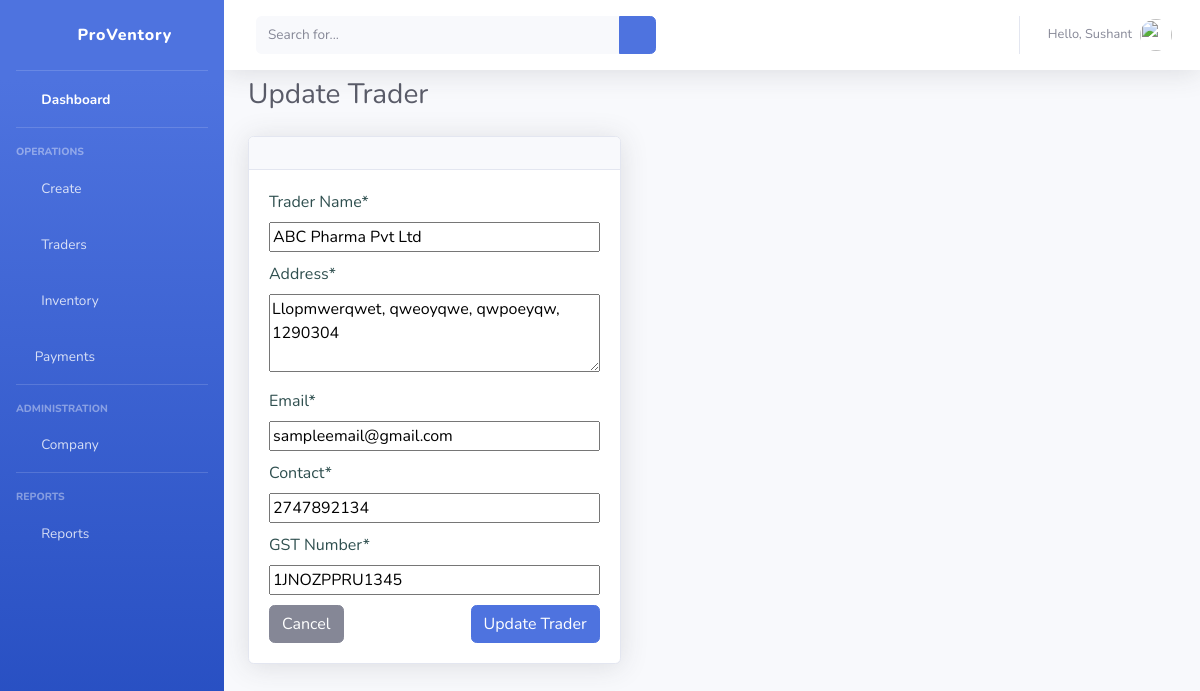
The page /trader/update/1 (signed in) on the database its author committed.
### dashboard/models.py (models this page shows, shortened)
class Trader(models.Model):
    name = models.CharField(max_length=100, null=True)
    address = models.CharField(max_length=200, null=True)
    email = models.EmailField(null=True)
    contact = models.CharField(max_length=50, null=True)
    gstin = models.CharField(max_length=20, null=True)
    date_added = models.DateField(auto_now=True)

### dashboard/views.py (the view)
# urls.py: path('trader/update/<int:pk>', views.updateTrader, name='update-trader'),
@login_required(login_url='login')
def updateTrader(request, pk):
    pageTitle = "Trader | ProVentory - IMS"
    pageHeading = "Update Trader"
    createButtonText = ""
    trader = Trader.objects.get(id=pk)
    if request.method == "POST":
        form = TraderForm(request.POST, instance=trader)
        if form.is_valid():
            form.save()
            messages.success(request, "Trader updated successfully")
            return redirect('view-trader')
        else:
            if form.errors:
                for err in form.errors:
                    messages.error(request, cleanhtml(str(form.errors[err])))
    else:
        form = TraderForm(instance=trader)
    context = {
        "title": pageTitle,
        "heading": pageHeading,
        "createButtonText": createButtonText,
        "form": form,
    }
    return render(request, "dashboard/update-trader.html", context)

### templates/dashboard/update-trader.html (shortened to what this page needs)
{% extends 'partials/base.html' %}
{% load crispy_forms_tags %}
{% block pageheading %} {{ heading }} {% endblock %}
{%block content %}
{% if user.is_authenticated and user.is_staff %}
<div class="row">
    <div class="col-md-5">
        <div class="card shadow mb-4">
            <div class="card-header py-3">
            </div>
            <div class="card-body">
                <form method="POST">
                    {{ form|crispy }}
                    <span>
                        <a href="{% url 'view-trader' %}" class="btn btn-secondary"><span class="text">Cancel</span></a>
                        <input class="btn btn-primary float-right" type="submit" value="Update Trader">
                    </span>
                </form>
            </div>
        </div>
    </div>
</div>
{% endif %}
{% endblock %}

### templates/partials/base.html (shortened to what this page needs)
<!DOCTYPE html>
<html lang="en">
{% load static %}
{% load crispy_forms_tags %}
<head>
    <link href="{% static 'dashboard/vendor/fontawesome-free/css/all.min.css' %}" rel="stylesheet" type="text/css">
    <link href="{% static 'dashboard/css/sb-admin-2.min.css' %}" rel="stylesheet">
    <link href="{% static 'dashboard/css/customstyle.css' %}" rel="stylesheet">
    <link rel="stylesheet" type="text/css" href="https://cdn.datatables.net/1.10.25/css/jquery.dataTables.css">
    <link href="https://cdnjs.cloudflare.com/ajax/libs/toastr.js/2.0.1/css/toastr.css" rel="stylesheet"/>
</head>
<body id="page-top">
<div id="wrapper">
    <ul class="navbar-nav bg-gradient-primary sidebar sidebar-dark accordion" id="accordionSidebar">
        <a class="sidebar-brand d-flex align-items-center justify-content-center" href="{% url 'index' %}">
            <div class="sidebar-brand-icon rotate-n-15">
                <i class="fas fa-boxes"></i>
            </div>
            <div class="sidebar-brand-text mx-3">ProVentory</div>
        </a>
        <hr class="sidebar-divider my-0">
        <li class="nav-item active">
            <a class="nav-link" href="{% url 'index' %}">
                <i class="fas fa-fw fa-tachometer-alt"></i>
                <span>Dashboard</span></a>
        </li>
        <hr class="sidebar-divider">
        <div class="sidebar-heading">
            Operations
        </div>
        <li class="nav-item">
            <a class="nav-link collapsed" href="#" data-toggle="collapse" data-target="#collapseOne"
               aria-expanded="true" aria-controls="collapseOne">
                <i class="fas fa-fw fa-plus-circle"></i>
                <span>Create</span>
            </a>
        </li>
        <li class="nav-item">
            <a class="nav-link collapsed" href="#" data-toggle="collapse" data-target="#collapseTwo"
               aria-expanded="true" aria-controls="collapseTwo">
                <i class="fas fa-fw fa-users"></i>
                <span>Traders</span>
            </a>
        </li>
        <li class="nav-item">
            <a class="nav-link collapsed" href="#" data-toggle="collapse" data-target="#collapseUtilities"
               aria-expanded="true" aria-controls="collapseUtilities">
                <i class="fas fa-fw fa-box"></i>
                <span>Inventory</span>
            </a>
        </li>
        <li class="nav-item">
            <a class="nav-link collapsed" href="#" data-toggle="collapse" data-target="#collapsePayments"
               aria-expanded="true" aria-controls="collapsePayments">
                <i class="far fa-money-bill-alt"></i>
                <span>Payments</span>
            </a>
        </li>
        <hr class="sidebar-divider">
        <div class="sidebar-heading">
            Administration
        </div>
        <li class="nav-item">
            <a class="nav-link collapsed" href="#" data-toggle="collapse" data-target="#collapseCompany"
               aria-expanded="true" aria-controls="collapseCompany">
                <i class="fas fa-fw fa-building"></i>
                <span>Company</span>
            </a>
        </li>
        <hr class="sidebar-divider">
        <div class="sidebar-heading">
            Reports
        </div>
        <li class="nav-item">
            <a class="nav-link collapsed" href="#" data-toggle="collapse" data-target="#collapsePages"
               aria-expanded="true" aria-controls="collapsePages">
                <i class="fas fa-fw fa-chart-area"></i>
                <span>Reports</span>
            </a>
        </li>
    </ul>
    <div id="content-wrapper" class="d-flex flex-column">
        <div id="content">
            <nav class="navbar navbar-expand navbar-light bg-white topbar mb-2 static-top shadow">
                <form
                        class="d-none d-sm-inline-block form-inline mr-auto ml-md-3 my-2 my-md-0 mw-100 navbar-search">
                    <div class="input-group">
                        <input type="text" class="form-control bg-light border-0 small" placeholder="Search for..."
                               aria-label="Search" aria-describedby="basic-addon2">
                        <div class="input-group-append">
                            <button class="btn btn-primary" type="button">
                                <i class="fas fa-search fa-sm"></i>
                            </button>
                        </div>
                    </div>
                </form>
                <ul class="navbar-nav ml-auto">
                    <li class="nav-item dropdown no-arrow">
                        <a class="nav-link dropdown-toggle" href="#" id="userDropdown" role="button"
                           data-toggle="dropdown" aria-haspopup="true" aria-expanded="false">
                            <span class="mr-2 d-none d-lg-inline text-gray-600 small">Hello, {{request.user.first_name}}</span>
                            <img class="img-profile rounded-circle"
                                 src="{% static 'dashboard/img/undraw_profile.svg' %}">
                        </a>
                    </li>
                </ul>
            </nav>
            <div class="container-fluid">
                <div class="d-sm-flex align-items-center justify-content-between mb-4">
                    <h1 class="h3 mb-0 text-gray-800">{% block pageheading %} {% endblock %}</h1>
                </div>
                {% block content%} {% endblock %}
            </div>
        </div>
    </div>
</div>
<link rel="stylesheet" type="text/css" href="https://cdn.datatables.net/v/dt/jszip-2.5.0/dt-1.10.25/af-2.3.7/b-1.7.1/b-colvis-1.7.1/b-html5-1.7.1/b-print-1.7.1/cr-1.5.4/date-1.1.0/fc-3.3.3/kt-2.6.2/r-2.2.9/rg-1.1.3/rr-1.2.8/sl-1.3.3/datatables.min.css"/>
</body>
</html>

### dashboard/static/dashboard/css/customstyle.css (style rules this page uses)
body { color:darkslategray; }

### rows shown on the page
Trader: name "ABC Pharma Pvt Ltd", address "Llopmwerqwet, qweoyqwe, qwpoeyqw, 1290304", email "sampleemail@gmail.com", contact "2747892134", gstin "1JNOZPPRU1345"

### other values the page prints
{{ request.user.first_name }} "Sushant"
{{ heading }} "Update Trader"
